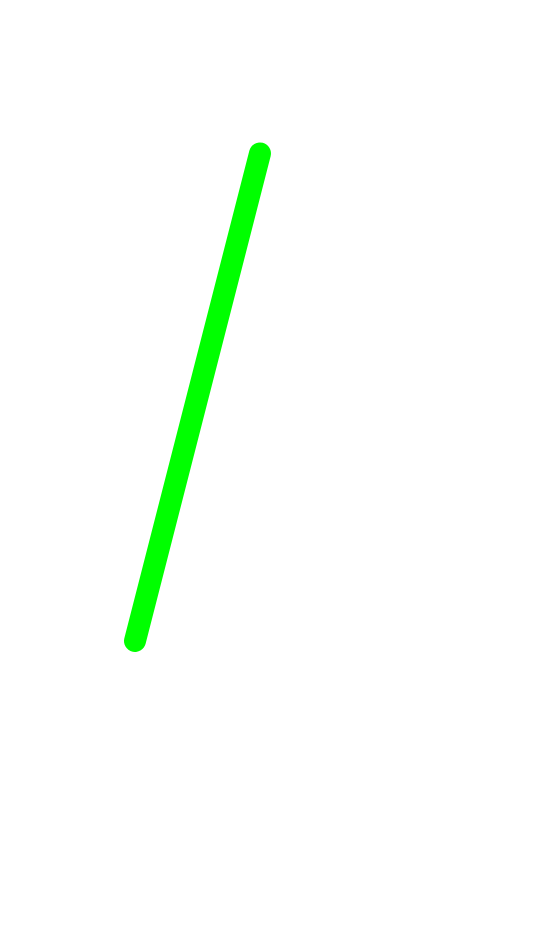
#> input picture images/316832360_562710995217932_5888738283202007937_n.jpg, 1080 x 1873 px (shown at 1/2 size)
$ python read_img.py
#> lines starting #> are read from the running program, lines starting #| are printed output that depends on the picture; after the words box and inside, x2 and y2 are one past the last pixel; in counts of white or black regions, pixels touching at a corner belong together
# Python code to find the co-ordinates of
# the contours detected in an image.
# import numpy as np
import cv2

def Find_coordinate():
    coordinate = ['', '', '', '', '', '', '', '', '', '', '', '']

    # Reading image
    # img2 = cv2.imread('images/rectangle2.jpg', cv2.IMREAD_COLOR)
    img = cv2.imread('images/316832360_562710995217932_5888738283202007937_n.jpg',  cv2.IMREAD_COLOR)
#> img is the input picture: shape (1873, 1080, 3); mean B, G, R 249.2, 255, 249.2

    # imgGray = cv2.cvtColor(img, cv2.COLOR_BGR2GRAY)

    # Converting image to a binary image
    # ( black and white only image).
    # _, threshold = cv2.threshold(img, 110, 255, cv2.THRESH_BINARY)

    imgEdge = cv2.Canny(img, 50, 200)
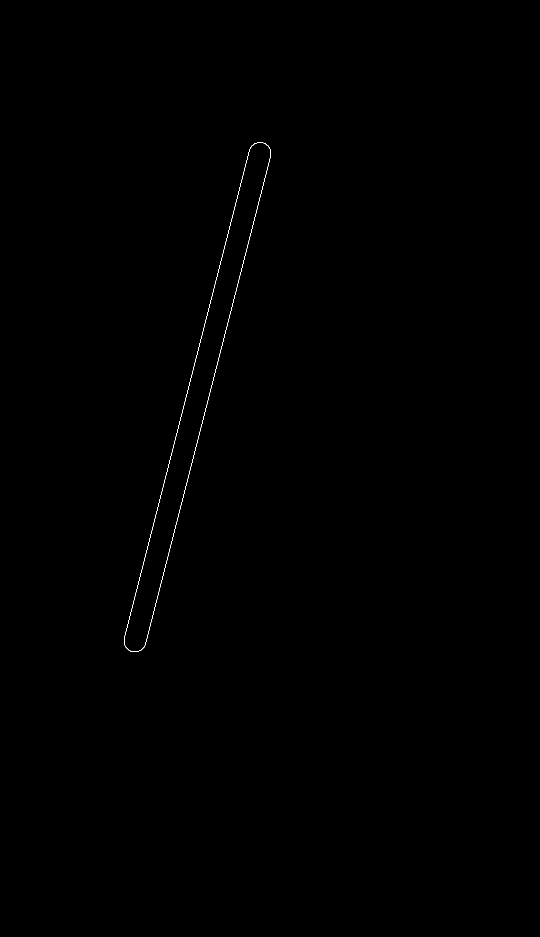
#> imgEdge: shape (1873, 1080) (shown at 1/2 size); 0.1% white in thin lines or dots, all inside (x1, y1, x2, y2) = (248, 285, 542, 1304)

    # Detecting contours in image.
    contours, _ = cv2.findContours(imgEdge, cv2.RETR_TREE,
                                   cv2.CHAIN_APPROX_SIMPLE)
#> contours = 2 contours; box (x1, y1, x2, y2) and area: (248, 285, 542, 1304) 45776, (248, 285, 542, 1304) 45742

    contours = sorted(contours, key=cv2.contourArea, reverse=False)
    # test = contours.ravel()
    # print('test', contours)

    # Going through every contours found in the image.
    # for cnt in contours:

    approx = cv2.approxPolyDP(contours[len(contours) - 1], 0.05 * cv2.arcLength(contours[len(contours) - 1], True), True)
#> approx = [[526, 285], [260, 1302]]

    # draws boundary of contours.
    cv2.drawContours(img, [approx], 0, (0, 0, 255), 5)
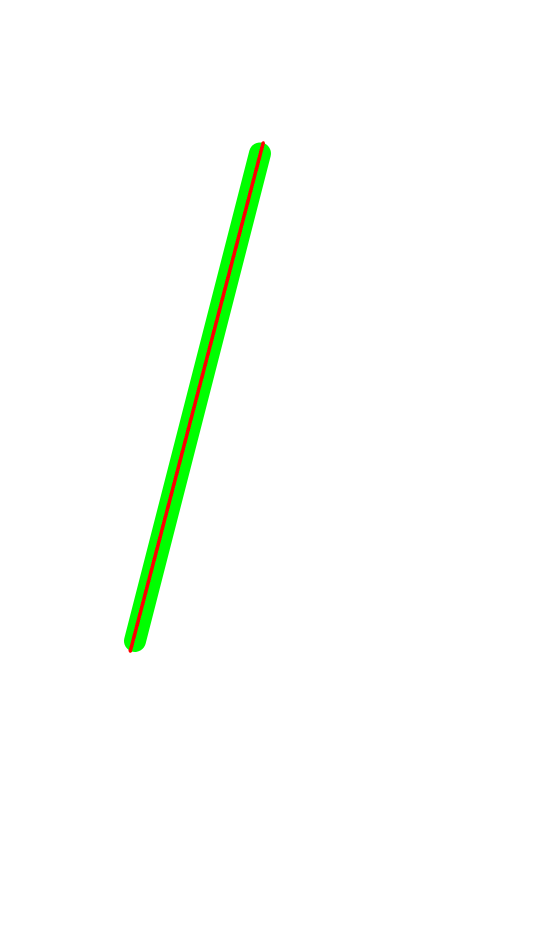
#> img: shape (1873, 1080, 3) (shown at 1/2 size); 0.37% of pixels changed, all inside (x1, y1, x2, y2) = (257, 282, 530, 1306)

    # Used to flatted the array containing
    # the co-ordinates of the vertices.
    n = approx.ravel()
#> n = [526, 285, 260, 1302]
    i = 0
    # [10 lines of commented-out code are left out]
    if len(n) <= 12:
        coordinate = n
#> coordinate = [526, 285, 260, 1302]
    else:
        for j in n:
            if i < 12:
                coordinate[i] = j
            i = i + 1
    # print(coordinate)
    return coordinate

Find_coordinate()
# Showing the final image.
# print('coordinate', coordinate)
# img = cv2.resize(img, (634, 936), interpolation=cv2.INTER_AREA)
# imgEdge = cv2.resize(imgEdge, (634, 936), interpolation=cv2.INTER_AREA)


# Exiting the window if 'q' is pressed on the keyboard.
cv2.waitKey(0)

$ run again, with images/rectangle2.jpg copied over images/316832360_562710995217932_5888738283202007937_n.jpg
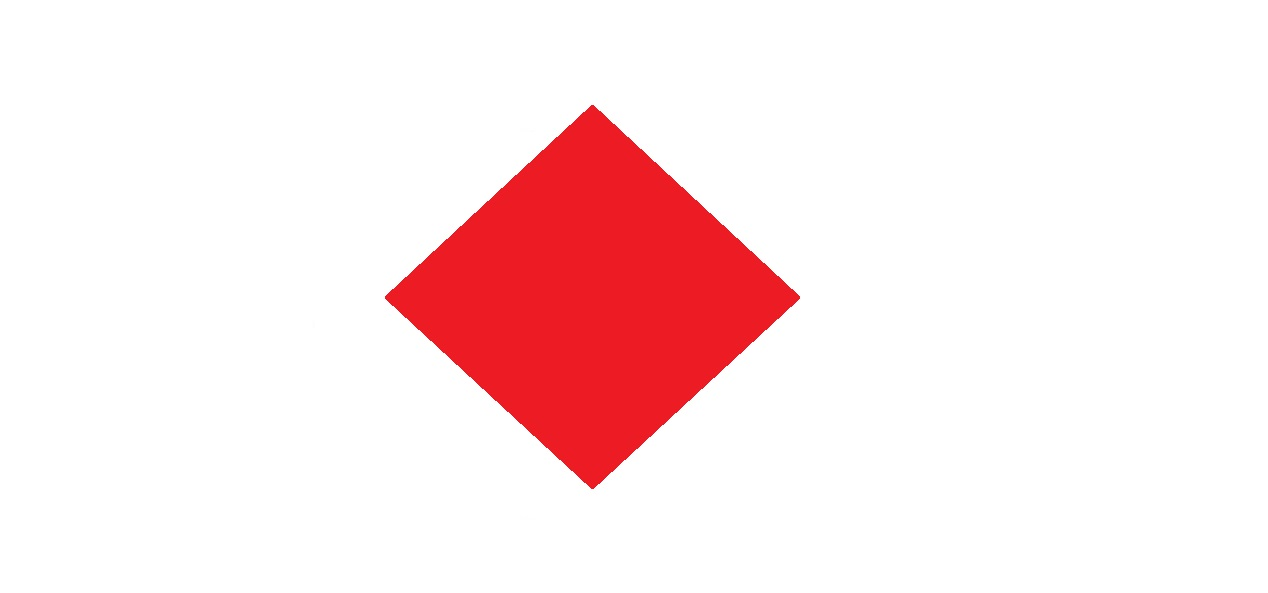
#> input picture images/rectangle2.jpg, 1268 x 593 px
#> in Find_coordinate, img is the input picture: shape (593, 1268, 3); mean B, G, R 231.5, 230.6, 253
#> in Find_coordinate, `imgEdge = cv2.Canny(img, 50, 200)`:
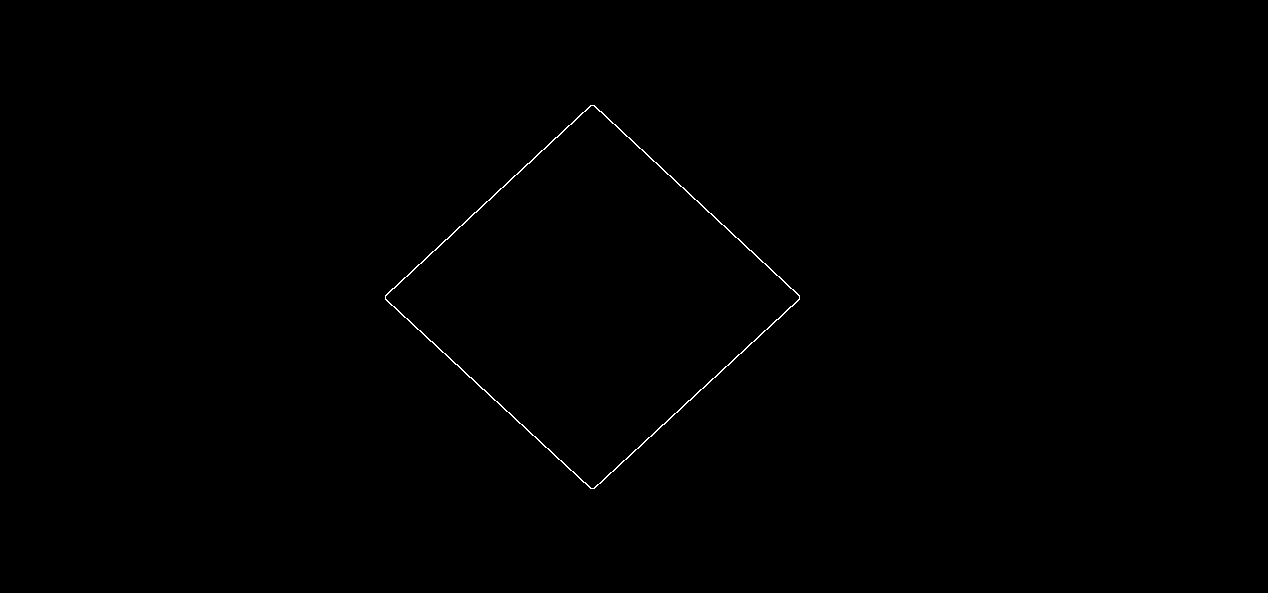
#> imgEdge: shape (593, 1268); 0.21% white in thin lines or dots, all inside (x1, y1, x2, y2) = (385, 105, 800, 489)
#> contours = 2 contours; box (x1, y1, x2, y2) and area: (385, 105, 800, 489) 80880, (385, 105, 800, 489) 80166
#> approx = [[590, 105], [385, 299], [594, 488], [799, 295]]
#> in Find_coordinate, `cv2.drawContours(img, [approx], 0, (0, 0, 255), 5)`:
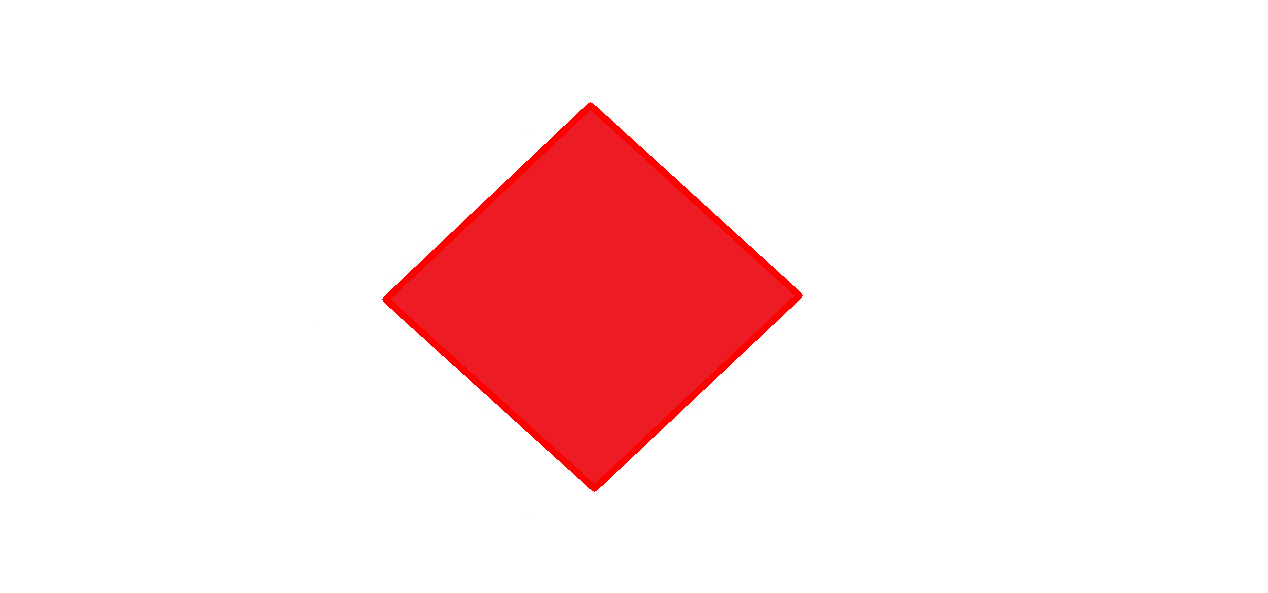
#> img: shape (593, 1268, 3); 1% of pixels changed, all inside (x1, y1, x2, y2) = (382, 102, 803, 492)
#> n = [590, 105, 385, 299, 594, 488, 799, 295]

$ run again, with images/316441121_495679372546169_7828292399302388189_n.jpg copied over images/316832360_562710995217932_5888738283202007937_n.jpg
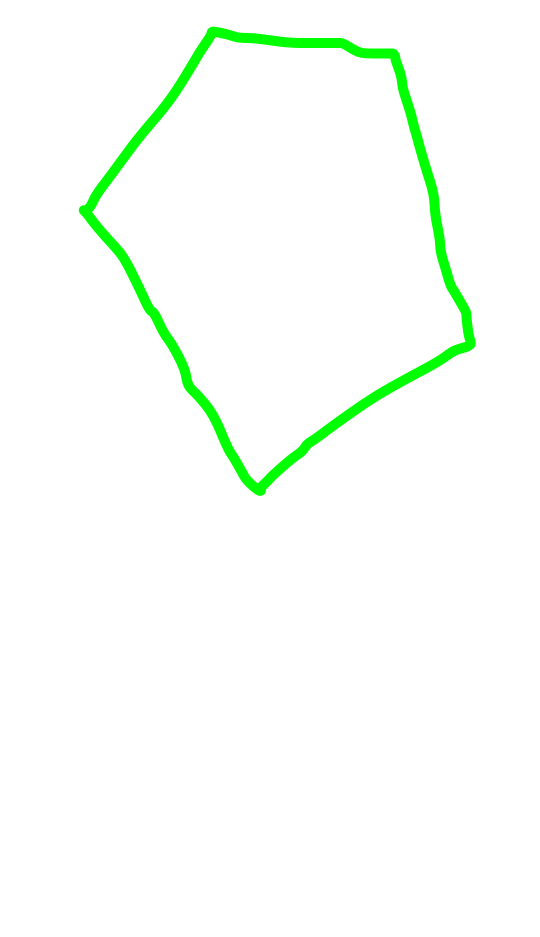
#> input picture images/316441121_495679372546169_7828292399302388189_n.jpg, 1080 x 1873 px (shown at 1/2 size)
#> in Find_coordinate, img is the input picture: shape (1873, 1080, 3); mean B, G, R 248.4, 255, 248.4
#> in Find_coordinate, `imgEdge = cv2.Canny(img, 50, 200)`:
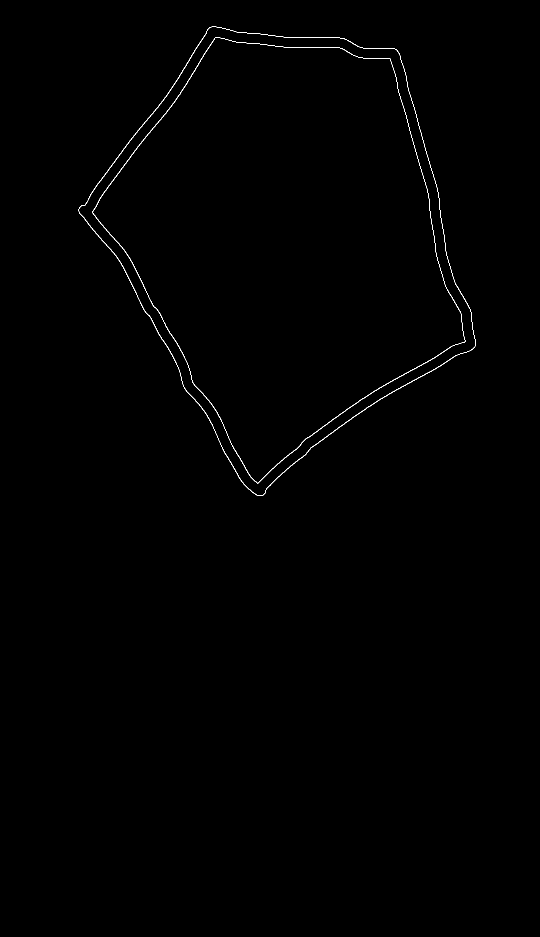
#> imgEdge: shape (1873, 1080) (shown at 1/2 size); 0.31% white in thin lines or dots, all inside (x1, y1, x2, y2) = (157, 53, 952, 992)
#> contours = 4 contours; box (x1, y1, x2, y2) and area: (157, 53, 952, 992) 458412, (157, 53, 952, 992) 457530, (184, 74, 931, 967) 406386, (184, 74, 931, 967) 405552
#> approx = [[423, 53], [157, 422], [523, 991], [951, 682], [795, 101]]
#> in Find_coordinate, `cv2.drawContours(img, [approx], 0, (0, 0, 255), 5)`:
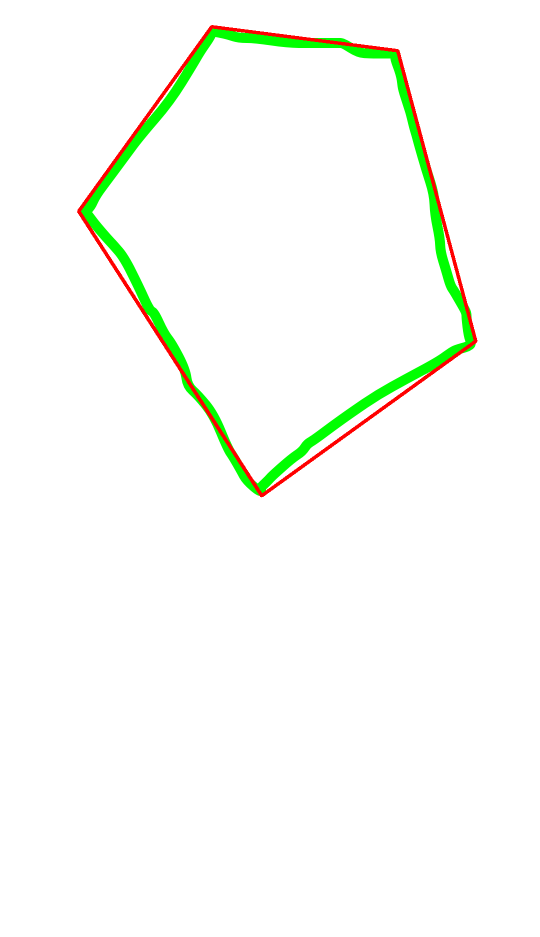
#> img: shape (1873, 1080, 3) (shown at 1/2 size); 0.92% of pixels changed, all inside (x1, y1, x2, y2) = (154, 50, 955, 995)
#> n = [423, 53, 157, 422, 523, 991, 951, 682, 795, 101]
